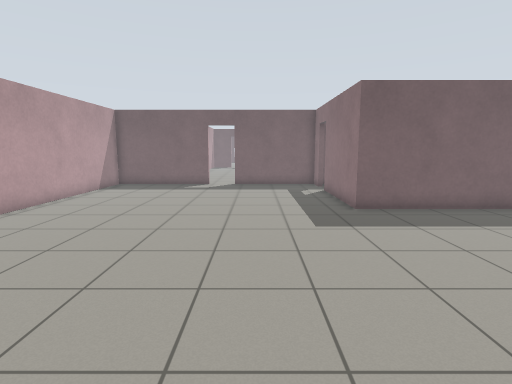
View 1 (above)

24 first-person views from a walk through a Gazebo world. The camera is 1.2 m above the floor, tilts 8° down and sees 80° across. The floor is counted in squares, 0.5 m on a side. Each view is taken from the middle of a square. On the plan, view 1 faces up. The plan holds only what a view shows up to about 18 squares ahead; the rest is blank. The place goes on beyond the plan.

View 2
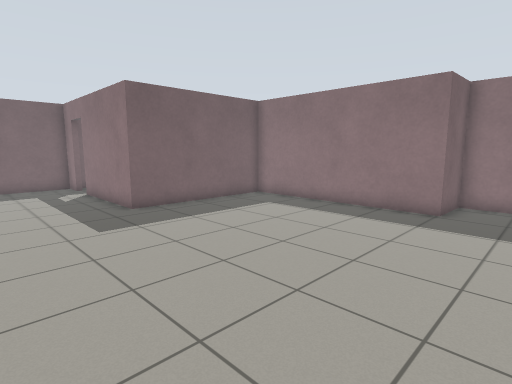

View 3
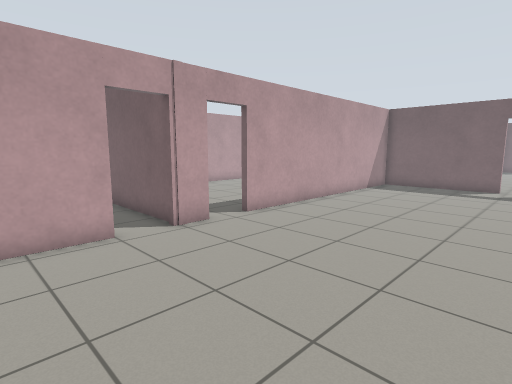

View 4
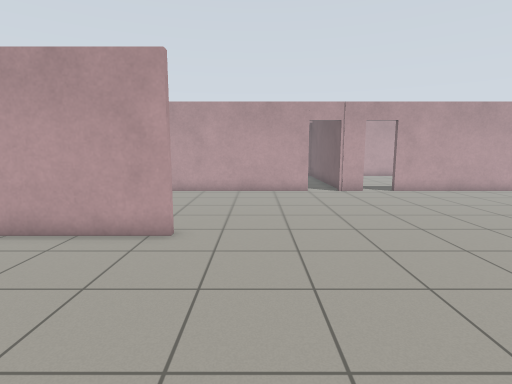

View 5
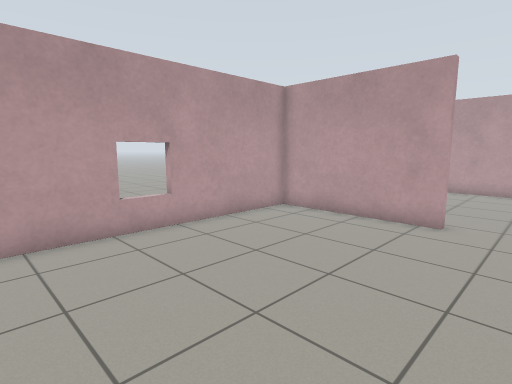

View 6
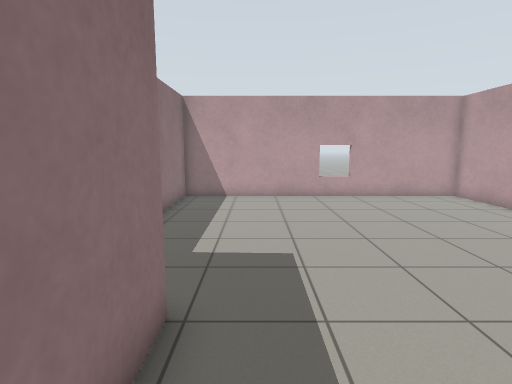

View 7
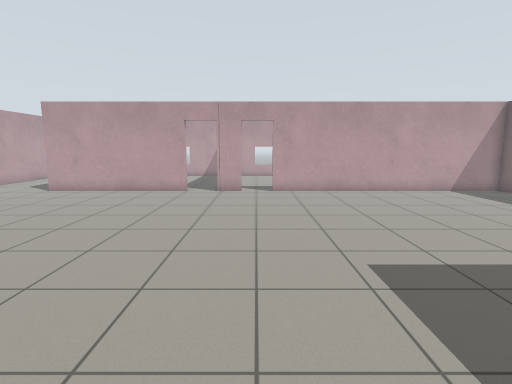

View 8
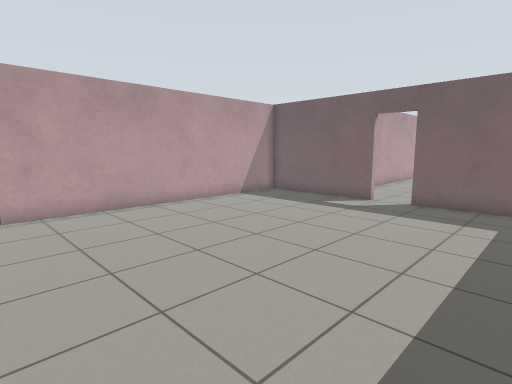

View 9
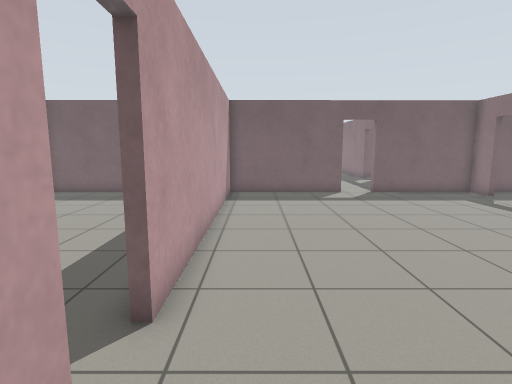

View 10
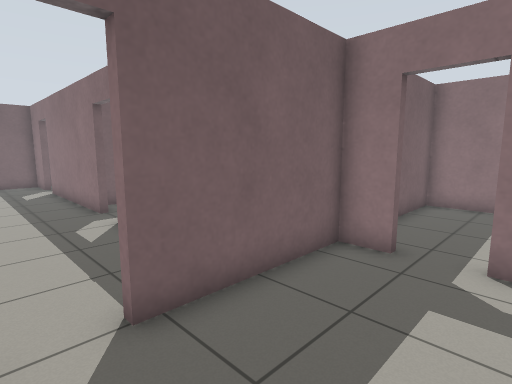

View 11
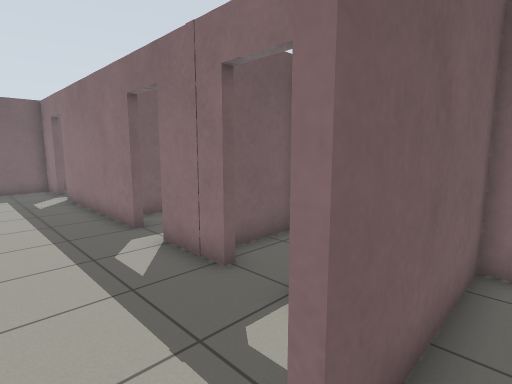

View 12
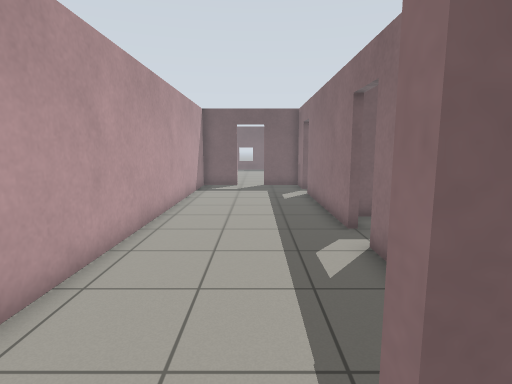

View 13
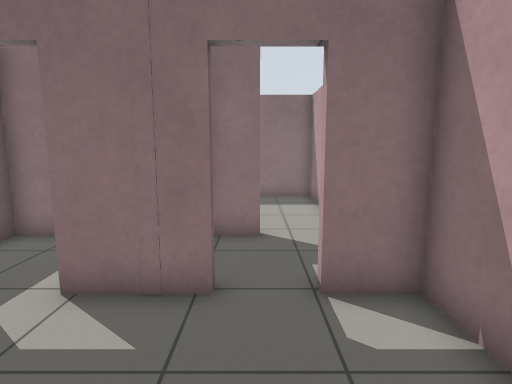

View 14
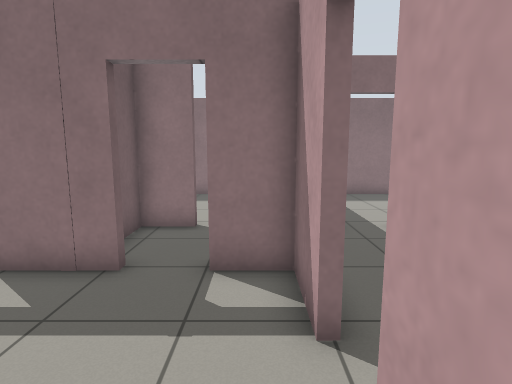

View 15
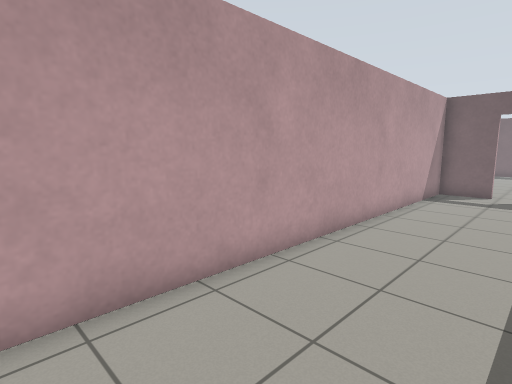

View 16
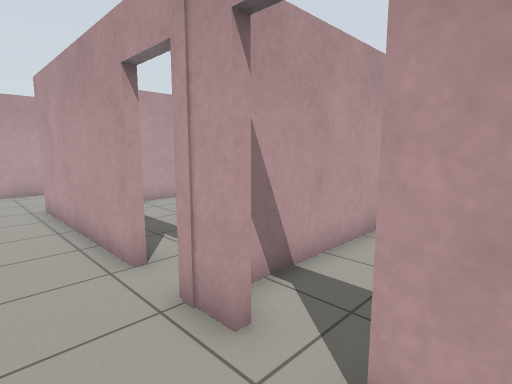

View 17
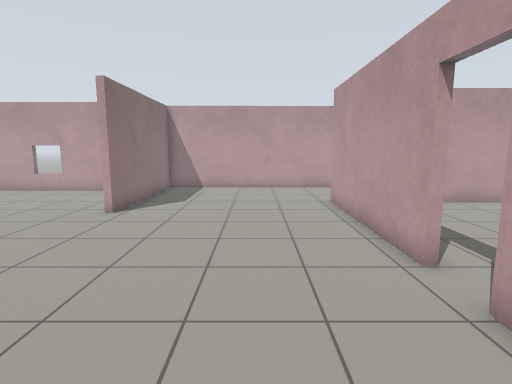

View 18
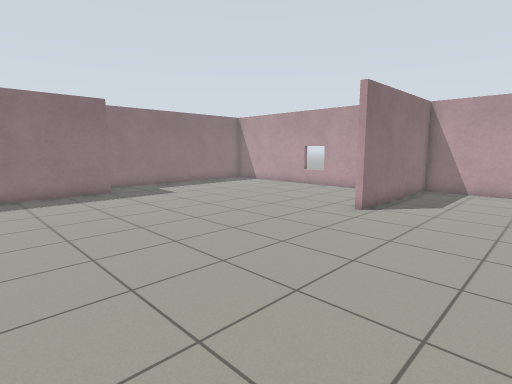

View 19
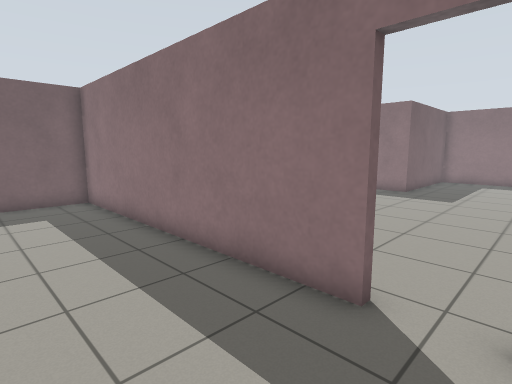

View 20
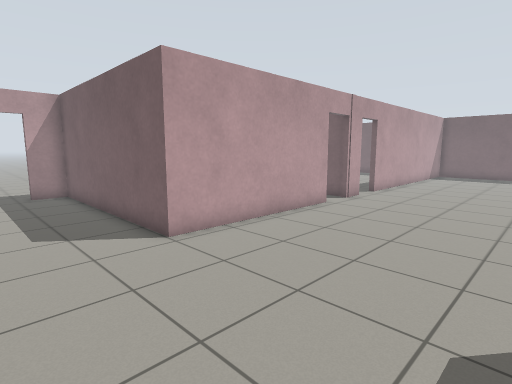

View 21
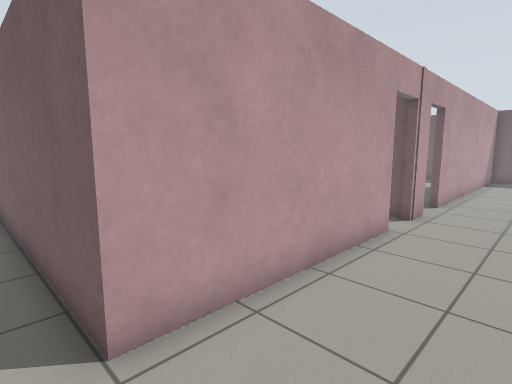

View 22
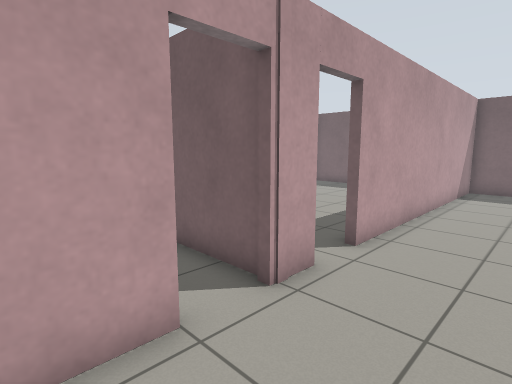

View 23
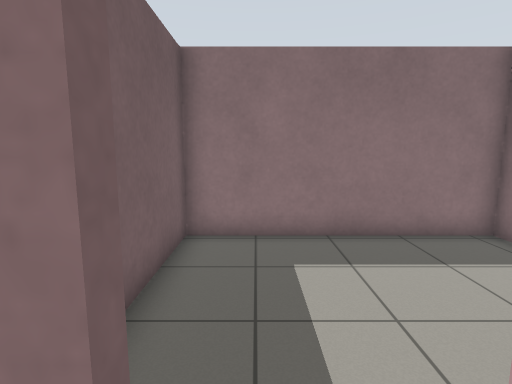

View 24
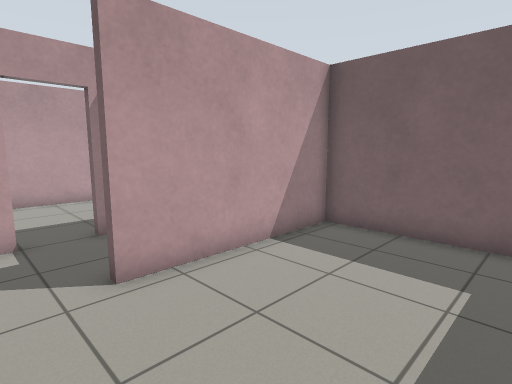

### Floor plan
Ten units are one square. View 1 is at (0, 0); x grows to the right and y downward. Boxes are objects, and circles mark ways between rooms. Rooms are numbered by the first view taken in them; rooms with no view inside come last. Other rooms are left out.
<svg viewBox="-150 -391 281 491">
<path fill="none" stroke="#000" d="M-3 22 -3 86 125 86M-94 -30 -94 49 -145 49M-94 -63 -94 -48M126 -29 113 -29 113 -121 40 -121 40 -179M-6 95 -6 22M40 -195 40 -209 -16 -209M-32 -209 -94 -209 -94 -79M8 -290 8 -365M8 -246 8 -274M-42 -212 -32 -212M-16 -212 8 -212 8 -230M-55 -386 -55 -221M-97 -79 -97 -209 -128 -209M-145 -53 -106 -53M89 -213 113 -213 113 -252M95 -307 46 -307 46 -239M113 -124 113 -210 53 -209M43 -239 43 -256 18 -256M43 -295 43 -307 16 -307"/>
<circle cx="-25" cy="-210" r="3" fill="#2a7"/>
<circle cx="-97" cy="-73" r="3" fill="#2a7"/>
<circle cx="40" cy="-185" r="3" fill="#2a7"/>
<circle cx="10" cy="-235" r="3" fill="#2a7"/>
<circle cx="10" cy="-285" r="3" fill="#2a7"/>
<circle cx="45" cy="-225" r="3" fill="#2a7"/>
<text x="0" y="-40">1</text>
<text x="-30" y="-300">2</text>
<text x="-130" y="-130">3</text>
<text x="80" y="-260">4</text>
<text x="70" y="-170">5</text>
<text x="30" y="-230">6</text>
<text x="20" y="-290">7</text>
</svg>
Room 1 opens to room 2. Room 1 opens to room 3. Room 1 opens to room 5. Room 2 opens to room 6. Room 2 opens to room 7. Room 4 opens to room 6.

Where each view was taken, in squares from view 1:
view 1: 0 up, 0 right, facing up
view 2: 0 up, 1 left, facing up-right
view 3: 0 up, 1 left, facing up-left
view 4: 0 up, 8 right, facing left
view 5: 0 up, 10 right, facing down-left
view 6: 7 up, 10 right, facing down
view 7: 7 up, 8 right, facing left
view 8: 7 up, 3 right, facing up-left
view 9: 4 up, 8 left, facing up
view 10: 17 up, 3 left, facing up-right
view 11: 20 up, 3 left, facing up-right
view 12: 20 up, 2 left, facing up
view 13: 24 up, 4 left, facing right
view 14: 22 up, 5 left, facing right
view 15: 22 up, 1 left, facing up-left
view 16: 9 up, 7 left, facing down-left
view 17: 9 up, 6 left, facing down
view 18: 9 up, 6 left, facing down-right
view 19: 6 up, 14 left, facing up-right
view 20: 9 down, 2 left, facing up-left
view 21: 6 down, 6 left, facing up-left
view 22: 1 up, 6 left, facing up-left
view 23: 19 up, 3 right, facing right
view 24: 22 up, 10 right, facing up-left
